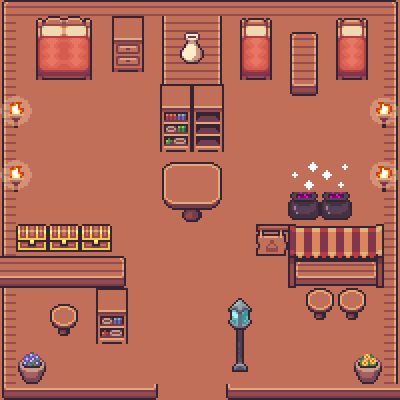

Rendered tile map (Tiled .tmx) drawn with the repository's tilesets; below, a short description and the map source with its tile grids summarised:
An orthogonal 25x25 tile map with 16x16 px tiles, 7 tile layers (background, walls, fill, fill, ...) and 26 objects (24x collision, spawn_house, exit_house).

<map version="1.10" tiledversion="1.10.0" orientation="orthogonal" renderorder="right-down" width="25" height="25" tilewidth="16" tileheight="16" infinite="0" nextlayerid="11" nextobjectid="38">
 <tileset firstgid="1" source="indoor.tsx" />
 <layer id="1" name="background" width="25" height="25" locked="1">
  <data>[625 cells, 625 non-empty, 1 distinct tile ids]</data>
 </layer>
 <layer id="2" name="walls" width="25" height="25" locked="1">
  <data>[625 cells, 128 non-empty, 15 distinct tile ids]</data>
 </layer>
 <layer id="8" name="fill" width="25" height="25">
  <data>[625 cells, 0 non-empty, 0 distinct tile ids]</data>
 </layer>
 <layer id="9" name="fill" width="25" height="25">
  <data>[625 cells, 0 non-empty, 0 distinct tile ids]</data>
 </layer>
 <layer id="3" name="decorations" width="25" height="25">
  <data>[625 cells, 192 non-empty, 149 distinct tile ids]</data>
 </layer>
 <layer id="10" name="fill" width="25" height="25">
  <data>[625 cells, 0 non-empty, 0 distinct tile ids]</data>
 </layer>
 <layer id="5" name="over" width="25" height="25">
  <data>[625 cells, 24 non-empty, 20 distinct tile ids]</data>
 </layer>
 <objectgroup id="4" name="Objects">
  <object id="1" type="collision" x="37.7626" y="17.9372" width="51.9235" height="58.0599" />
  <object id="2" type="collision" x="112.816" y="16.0491" width="29.738" height="52.8676" />
  <object id="3" type="collision" x="0.472032" y="0.472032" width="398.867" height="15.105" />
  <object id="4" type="collision" x="385.178" y="16.0491" width="14.161" height="382.818" />
  <object id="6" type="collision" x="227.047" y="385.178" width="157.659" height="13.2169" />
  <object id="7" type="collision" x="0" y="385.178" width="158.603" height="13.6889" />
  <object id="8" type="collision" x="0" y="15.5771" width="15.105" height="368.657" />
  <object id="9" type="collision" x="16.5211" y="226.103" width="93.9344" height="25.4897" />
  <object id="10" type="collision" x="56.6439" y="312.957" width="13.2169" height="20.7694" />
  <object id="11" type="collision" x="96.7666" y="288.412" width="30.6821" height="54.2837" />
  <object id="12" type="collision" x="15.5771" y="257.257" width="109.511" height="31.1541" />
  <object id="13" type="collision" x="23.1296" y="355.44" width="16.0491" height="25.4897" />
  <object id="14" type="collision" x="234.128" y="351.664" width="11.8008" height="18.4093" />
  <object id="15" type="collision" x="356.856" y="361.105" width="21.2414" height="20.7694" />
  <object id="17" type="collision" x="313.901" y="298.324" width="11.8008" height="21.2414" />
  <object id="18" type="collision" x="346.472" y="295.964" width="11.8008" height="22.6575" />
  <object id="19" type="collision" x="287.94" y="239.32" width="95.3505" height="47.2032" />
  <object id="20" type="collision" x="289.828" y="197.309" width="60.4201" height="19.8253" />
  <object id="21" type="collision" x="290.3" y="34.4583" width="27.3779" height="58.532" />
  <object id="22" type="collision" x="241.208" y="16.9932" width="30.2101" height="60.8921" />
  <object id="23" type="collision" x="335.615" y="15.105" width="32.0982" height="62.7803" />
  <object id="25" type="collision" x="182.204" y="207.222" width="18.8813" height="14.161" />
  <object id="26" type="collision" x="166.627" y="172.292" width="50.5074" height="33.5143" />
  <object id="28" type="collision" x="160.491" y="16.5211" width="63.2523" height="136.417" />
  <object id="31" name="spawn_house" x="176.068" y="354.024">
   <point />
  </object>
  <object id="35" name="exit_house" x="160.491" y="393.675" width="66.5565" height="5.19235" />
 </objectgroup>
</map>
